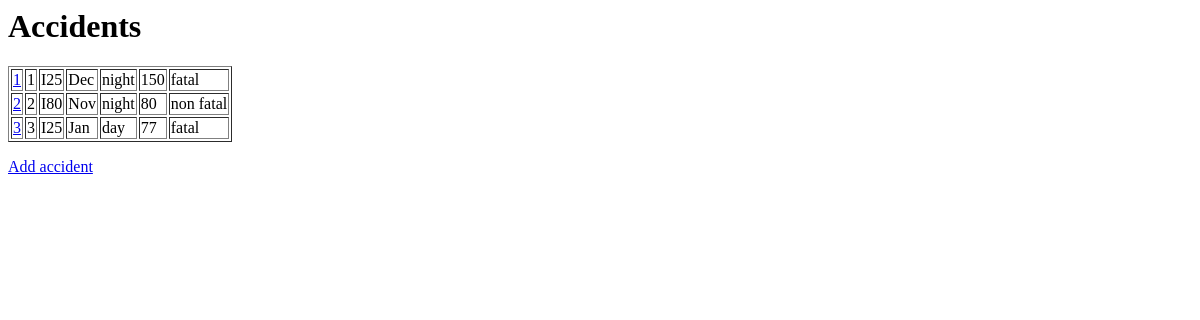
/, run on an earlier commit of the app's database.
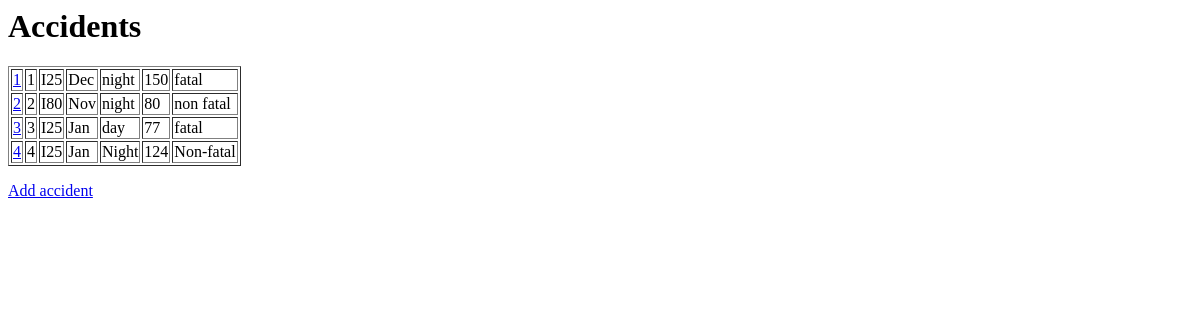
And on a later commit of the database.
### roadrecord/models.py (models this page shows)
class Accidents(models.Model):
  highway = models.CharField(max_length=10)
  month = models.CharField(max_length=10)
  day_night = models.CharField(max_length=10)
  marker = models.IntegerField()
  fatal_non = models.CharField(max_length=10)

### roadrecord/views.py (the view)
# urls.py: path("", views.home, name="home"),
def home(request):
  crashes = Accidents.objects.all().values()
  template = loader.get_template('home.html')
  context = {
    'crashes': crashes,
  }
  return HttpResponse(template.render(context, request))

### roadrecord/templates/home.html
<h1>Accidents</h1>
<table border="1">
{% for x in crashes %}
<tr>
    <td><a href="update/{{ x.id }}">{{ x.id }}</a></td>
    <td>{{ x.id }}</td>
    <td>{{ x.highway }}</td>
    <td>{{ x.month }}</td>
    <td>{{ x.day_night }}</td>
    <td>{{ x.marker }}</td>
    <td>{{ x.fatal_non }}</td>
</tr>
{% endfor %}
</table>
<p>
    <a href="add/">Add accident</a>
    </p>

What changed in the data, as far as the page shows it:
added Accidents: id "4", highway "I25", month "Jan", day_night "Night", marker "124", fatal_non "Non-fatal"
